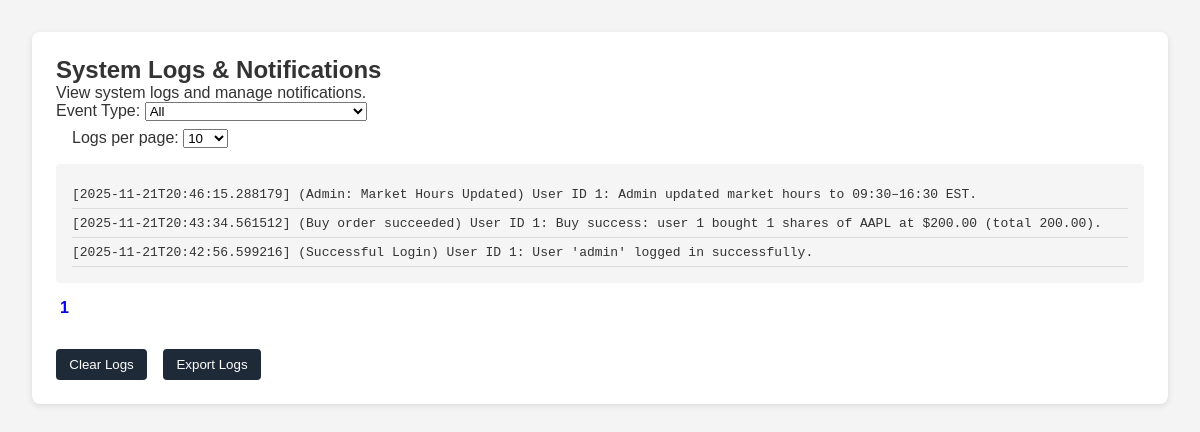
Page /admin/market/logs (signed in) on the committed database.
### tables this page shows
CREATE TABLE logs (
    log_id INTEGER PRIMARY KEY AUTOINCREMENT,
    timestamp TEXT DEFAULT (DATETIME('now')),
    user_id INTEGER,
    type INTEGER NOT NULL,
    details TEXT,
    FOREIGN KEY (user_id) REFERENCES users(user_id)
);

### app.py (the view)
@app.route('/admin/market/logs')
def admin_logs():
    check = require_admin()
    if check:
        return check
    page = int(request.args.get('page', 1))
    per_page = int(request.args.get('per_page', 10))
    selected_type = request.args.get('type', 'all')
    conn = get_db_connection()
    query = "SELECT * FROM logs"
    params = []
    if selected_type != 'all':
        query += " WHERE type = ?"
        params.append(int(selected_type))
    total_logs = conn.execute(query.replace('*', 'COUNT(*)'), params).fetchone()[0]
    offset = (page - 1) * per_page
    query += " ORDER BY timestamp DESC LIMIT ? OFFSET ?"
    params.extend([per_page, offset])
    logs = conn.execute(query, params).fetchall()
    conn.close()
    event_types = {
        1: "Successful Login",
        2: "Failed Login",
        3: "Logout",
        4: "Account Registered",
        10: "Deposit",
        11: "Withdrawal",
        30: "Buy order succeeded",
        31: "Buy order failed",
        32: "Sell order succeeded",
        33: "Sell order failed",
        41: "Admin: User Created",
        42: "Admin: User Creation Failed",
        43: "Admin: Stock Created",
        44: "Admin: Stock Creation Failed",
        45: "Admin: Stock Price Updated",
        46: "Admin: Market Hours Updated",
        47: "Admin: Market Schedule Updated"
    }
    total_pages = (total_logs + per_page - 1) // per_page
    return render_template(
        'admin_logs.html',
        logs=logs,
        page=page,
        per_page=per_page,
        total_pages=total_pages,
        event_types=event_types,
        selected_type=selected_type
    )

### app.py (called while the page is built)
def get_db_connection():
    conn = sqlite3.connect(DB_NAME)
    conn.row_factory = sqlite3.Row
    return conn

def require_admin():
    if 'user_id' not in session:
        flash("You must be logged in.", "error")
        return redirect(url_for('login'))
    conn = get_db_connection()
    user = conn.execute(
        'SELECT is_admin FROM users WHERE user_id = ?',
        (session['user_id'],)
    ).fetchone()
    conn.close()
    if not user:
        flash("User not found.", "error")
        return redirect(url_for('login'))
    is_admin = user['is_admin'] if 'is_admin' in user.keys() else 0
    if int(is_admin) != 1:
        flash("Administrator access required.", "error")
        if 'user_id' in session:
            return redirect(url_for('dashboard', user_id=session.get('user_id')))
        return redirect(url_for('login'))
    return None

### templates/admin_logs.html (shortened to what this page needs)
<!DOCTYPE html>
<html lang="en">
<head>
  <link rel="stylesheet" href="{{ url_for('static', filename='styles.css') }}">
</head>
<body>
  <main>
    <section class="panel">
      <h2>System Logs & Notifications</h2>
      <p>View system logs and manage notifications.</p>
      <form method="get" style="margin-bottom: 1em;">
        <label>
          Event Type:
          <select name="event_type" onchange="this.form.submit()">
            <option value="all" {% if selected_type=='all' %}selected{% endif %}>All</option>
          </select>
        </label>
        <label style="margin-left: 1em;">
          Logs per page:
          <select name="per_page" onchange="this.form.submit()">
            {% for n in [10,25,50,100] %}
              <option value="{{ n }}" {% if per_page==n %}selected{% endif %}>{{ n }}</option>
            {% endfor %}
          </select>
        </label>
      </form>
		<div style="background: #f5f5f5; padding: 1em; border-radius: 4px; max-height: 400px; overflow-y: auto;">
		  {% for log in logs %}
			<div class="log-entry">
			  [{{ log['timestamp'] }}] ({{ event_types.get(log['type'], 'Unknown') }})
			  {% if log['user_id'] %}User ID {{ log['user_id'] }}{% endif %}: {{ log['details'] }}
			</div>
		  {% else %}
			<div>No logs found.</div>
		  {% endfor %}
		</div>
      <div class="pagination">
        {% for p in range(1, total_pages+1) %}
          <a href="?page={{ p }}&per_page={{ per_page }}&event_type={{ selected_type }}" class="{% if p==page %}active{% endif %}">{{ p }}</a>
        {% endfor %}
      </div>
      <div class="buttons" style="margin-top: 2em;">
        <button type="button" onclick="alert('Clear logs functionality to be implemented')">Clear Logs</button>
        <button type="button" onclick="alert('Export logs functionality to be implemented')">Export Logs</button>
      </div>
    </section>
  </main>
</body>
</html>

### static/styles.css (style rules this page uses)
* { margin: 0; padding: 0; box-sizing: border-box; font-family: Arial, sans-serif; }
body { background-color: #f4f4f4; color: #333; }
main { padding: 2em; }
.panel { background: #fff; padding: 1.5em; margin-bottom: 2em; border-radius: 8px; box-shadow: 0 2px 6px rgba(0,0,0,0.1); }
form { display: flex; flex-direction: column; gap: 0.5em; }
.buttons { display: flex; gap: 1em; margin-top: 0.5em; }
button { padding: 0.6em 1em; border: none; background: #1e2a38; color: #fff; border-radius: 4px; cursor: pointer; }
* { margin:0;padding:0;box-sizing:border-box;font-family:Arial, sans-serif }
body { background:#f4f4f4;color:#333 }
main { padding:2em }
.panel { background:#fff;padding:1.5em;margin-bottom:2em;border-radius:8px;box-shadow:0 2px 6px rgba(0,0,0,.1) }

### templates/admin_logs.html (style rules this page uses)
.log-entry { padding: 0.5em 0; border-bottom: 1px solid #ddd; font-family: monospace; }
.pagination { margin-top: 1em; }
.pagination a { margin: 0 0.25em; text-decoration: none; }
.pagination a.active { font-weight: bold; }

### rows in the picture
logs: timestamp "2025-11-21T20:46:15.288179", get "Admin: Market Hours Updated", user_id "1", details "Admin updated market hours to 09:30–16:30 EST."
logs: timestamp "2025-11-21T20:43:34.561512", get "Buy order succeeded", user_id "1", details "Buy success: user 1 bought 1 shares of AAPL at $200.00 (total 200.00)."
logs: timestamp "2025-11-21T20:42:56.599216", get "Successful Login", user_id "1", details "User 'admin' logged in successfully."

### other values in the picture
{{ p }} "1"
form field per_page "10"
